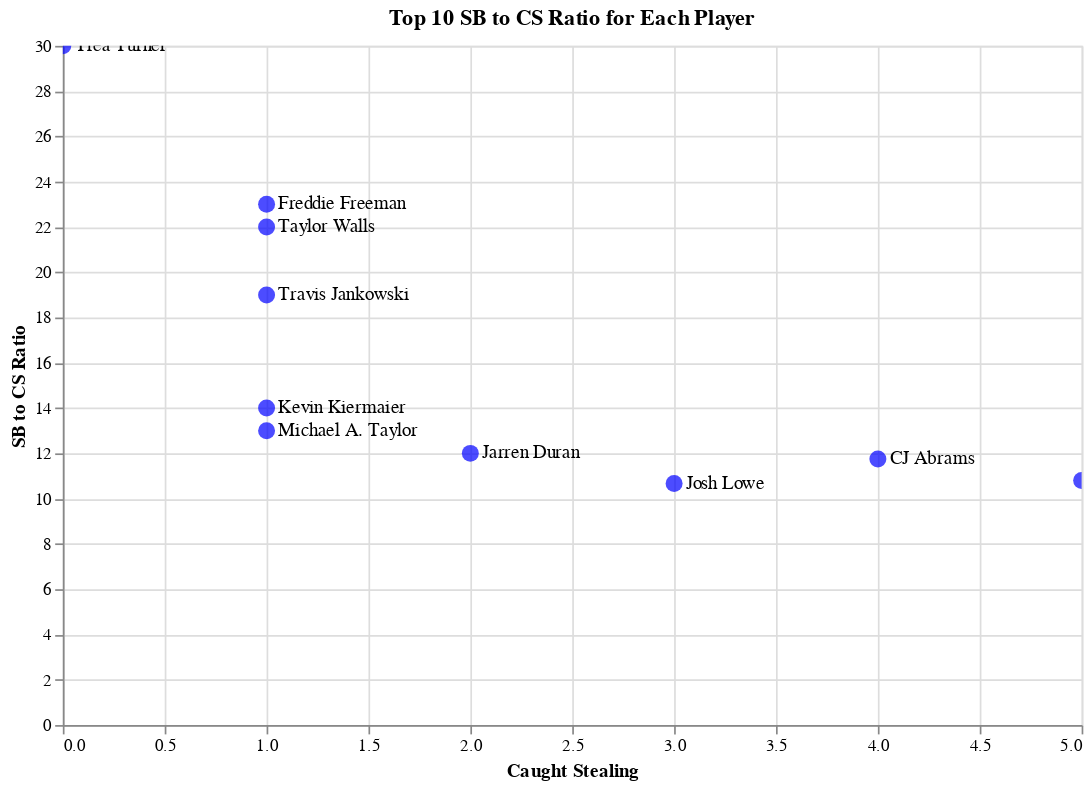

Notebook code for this chart:
### Code cell
# Convert 'Stolen Bases' and 'Caught Stealing' columns to numeric
df['Stolen Bases'] = pd.to_numeric(df['Stolen Bases'], errors='coerce')
df['Caught Stealing'] = pd.to_numeric(df['Caught Stealing'], errors='coerce')

# Calculate SB to CS ratio for each player
df['SB_CS_Ratio'] = df.apply(lambda x: x['Stolen Bases'] / x['Caught Stealing'] if x['Caught Stealing'] != 0 else x['Stolen Bases'], axis=1)

# Remove duplicate rows based on 'SB_CS_Ratio'
df = df.drop_duplicates(subset=['SB_CS_Ratio'])

# Sort the DataFrame by SB to CS ratio and select top 10 players
df_top_20 = df.nlargest(10, 'SB_CS_Ratio')

# Create scatter plot for top 10 players with text labels for names
scatter_plot = alt.Chart(df_top_20).mark_circle(size=100, color='blue').encode(
    x=alt.X('Caught Stealing:Q', title="Caught Stealing"),
    y=alt.Y('SB_CS_Ratio:Q', title="SB to CS Ratio"),
    tooltip=['Name', 'Caught Stealing', 'Stolen Bases', 'SB_CS_Ratio']
)

text = scatter_plot.mark_text(
    align='left',
    baseline='middle',
    dx=7,  # Adjust the horizontal position of the text labels
    dy=0    # Adjust the vertical position of the text labels
).encode(
    x='Caught Stealing:Q',
    y='SB_CS_Ratio:Q',
    text='Name'
)

# Combine scatter plot and text labels
scatter_plot_with_labels = (scatter_plot + text).properties(
    title='Top 10 SB to CS Ratio for Each Player'
).interactive()

# Set larger plot dimensions
scatter_plot_with_labels.properties(
    width=600,  
    height=400  
)

### Figure 1 — Vega-Lite specification as saved in the notebook (floating-point values rounded to 4 significant figures)
{"config": {"view": {"continuousWidth": 300, "continuousHeight": 300}}, "layer": [{"mark": {"type": "circle", "color": "blue", "size": 100}, "encoding": {"tooltip": [{"field": "Name", "type": "nominal"}, {"field": "Caught Stealing", "type": "quantitative"}, {"field": "Stolen Bases", "type": "quantitative"}, {"field": "SB_CS_Ratio", "type": "quantitative"}], "x": {"field": "Caught Stealing", "title": "Caught Stealing", "type": "quantitative"}, "y": {"field": "SB_CS_Ratio", "title": "SB to CS Ratio", "type": "quantitative"}}, "name": "view_7"}, {"mark": {"type": "text", "align": "left", "baseline": "middle", "dx": 7, "dy": 0}, "encoding": {"text": {"field": "Name", "type": "nominal"}, "tooltip": [{"field": "Name", "type": "nominal"}, {"field": "Caught Stealing", "type": "quantitative"}, {"field": "Stolen Bases", "type": "quantitative"}, {"field": "SB_CS_Ratio", "type": "quantitative"}], "x": {"field": "Caught Stealing", "type": "quantitative"}, "y": {"field": "SB_CS_Ratio", "type": "quantitative"}}}], "data": {"name": "data-2fa8f69ba825745b1a6b2ad42cc1af44"}, "height": 400, "params": [{"name": "param_16", "select": {"type": "interval", "encodings": ["x", "y"]}, "bind": "scales", "views": ["view_7"]}], "title": "Top 10 SB to CS Ratio for Each Player", "width": 600, "$schema": "https://vega.github.io/schema/vega-lite/v5.16.3.json", "datasets": {"data-2fa8f69ba825745b1a6b2ad42cc1af44": [{"Name": "Trea Turner", "Stolen Bases": 30, "Caught Stealing": 0, "SB_CS_Ratio": 30.0}, {"Name": "Freddie Freeman", "Stolen Bases": 23, "Caught Stealing": 1, "SB_CS_Ratio": 23.0}, {"Name": "Taylor Walls", "Stolen Bases": 22, "Caught Stealing": 1, "SB_CS_Ratio": 22.0}, {"Name": "Travis Jankowski", "Stolen Bases": 19, "Caught Stealing": 1, "SB_CS_Ratio": 19.0}, {"Name": "Kevin Kiermaier", "Stolen Bases": 14, "Caught Stealing": 1, "SB_CS_Ratio": 14.0}, {"Name": "Michael A. Taylor", "Stolen Bases": 13, "Caught Stealing": 1, "SB_CS_Ratio": 13.0}, {"Name": "Jarren Duran", "Stolen Bases": 24, "Caught Stealing": 2, "SB_CS_Ratio": 12.0}, {"Name": "CJ Abrams", "Stolen Bases": 47, "Caught Stealing": 4, "SB_CS_Ratio": 11.75}, {"Name": "Corbin Carroll", "Stolen Bases": 54, "Caught Stealing": 5, "SB_CS_Ratio": 10.8}, {"Name": "Josh Lowe", "Stolen Bases": 32, "Caught Stealing": 3, "SB_CS_Ratio": 10.67}]}}
